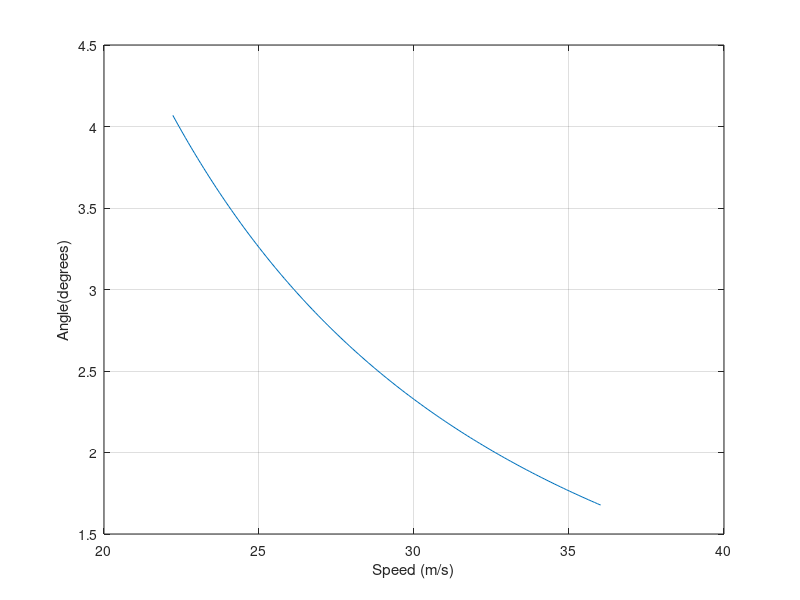
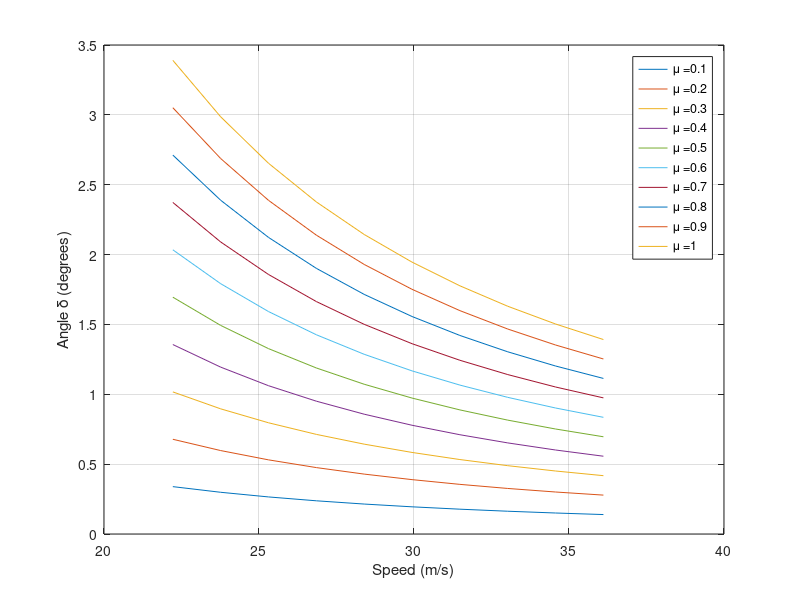
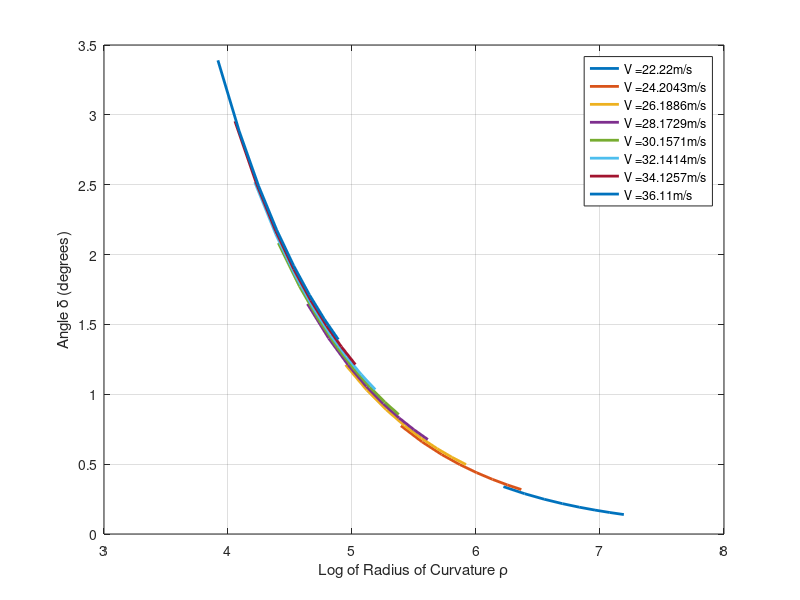
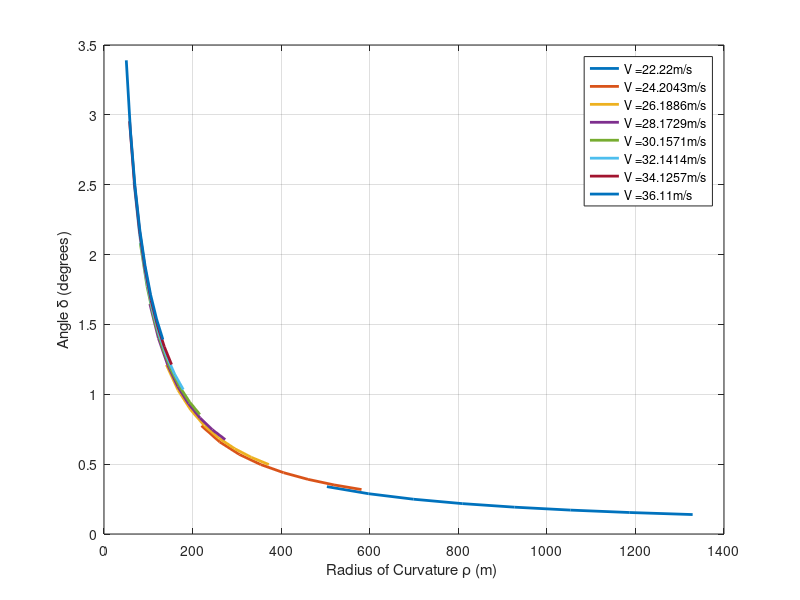

Here is the MATLAB script that generated these plots, in order:
close all; clc; clear all
m = 1450;  %Mass kg
g = 9.81; % Gravity m/s^2
L =  2.825; %Wheelbase meters
mu = 1.2; %Coefficient of friction
WD = (40/60); %Weight Distribution
Lf = L/(1+WD);   Lr = L-Lf;
W = m*g;
Cf = 1032; %N/deg Front Cornering Stiffness
Cr = 867;   %N/deg Rear Cornering Stiffness
K =  W*( (Lf/L)*(1/Cf) -  (Lr/L)*(1/Cr) )/g;   %Understeer Gradient (Deg/g's)
ay = mu*g;  %in m/s^2
V = 22.22:.1:36.11;  %50 mph to 80 mph or 80km/h to 130 km/h
% 22.22 m/s to 36.11 m/s
Rho = V.^2/(ay); %Max Rho from Fiction Given Different Velocities 
Ang = 57.3*L./Rho + K.*(ay/g);
plot(V,Ang); grid on;
xlabel('Speed (m/s)'); ylabel('Angle(degrees)'); 


%For multiple Frictions
mu = .1:.1:1;
ay = zeros(1,numel(mu));
V = linspace(22.22,36.11,numel(mu));
figure
MAng = cell(numel(mu),1);
MRho = cell(numel(mu),1);
for m = 1:numel(mu)
        ay(m) = mu(m)*g;
        Rho = V.^2./(ay(m)); MRho{m} = Rho;  
        Ang = 57.3*L./Rho + K.*(ay(m)/g); MAng{m} = Ang;
        txt = ['\mu =', num2str(mu(m))];
        plot(V,Ang,'DisplayName',txt); hold on  
end
xlabel('Speed (m/s)'); ylabel('Angle \delta (degrees)')
grid on; legend show

V = linspace(22.22,36.11,8);
%V = linspace(4, 36,10); % All Ranges from 10 mph to 80 mph
mu = linspace(.1,1,numel(V));
ay = zeros(1,numel(V));
figure
MAng2 = cell(numel(V),1);
MRho2 = cell(numel(V),1);
for k = 1:numel(V)
        ay(k) = mu(k)*g;
        Rho = V.^2./(ay(k));   MRho2{k} = log(Rho)';
        Ang = 57.3*L./Rho + K.*(ay(k)/g);  MAng2{k} = Ang';
        txt = ['V =', num2str(V(k)), 'm/s'];
        figure(3)
        plot(log(Rho),Ang,'DisplayName',txt,'LineWidth',2); hold on 
        figure(4)
        plot(Rho,Ang,'DisplayName',txt,'LineWidth',2); hold on 
end     
figure(3)
xlabel('Log of Radius of Curvature \rho'); ylabel('Angle \delta (degrees)')
grid on; legend show        
figure(4)
xlabel('Radius of Curvature \rho (m) '); ylabel('Angle \delta (degrees)')
grid on; legend show 

%This graph shows that the faster you go, the less radius of curvature 
% and angle of turning you have available 
% This behavior is the same for Varying Friction. (or velocities) 
   
CMRho2 = cell2mat(MRho2); CMAng2 = cell2mat(MAng2);
figure; scatter(CMRho2,CMAng2,'*')
